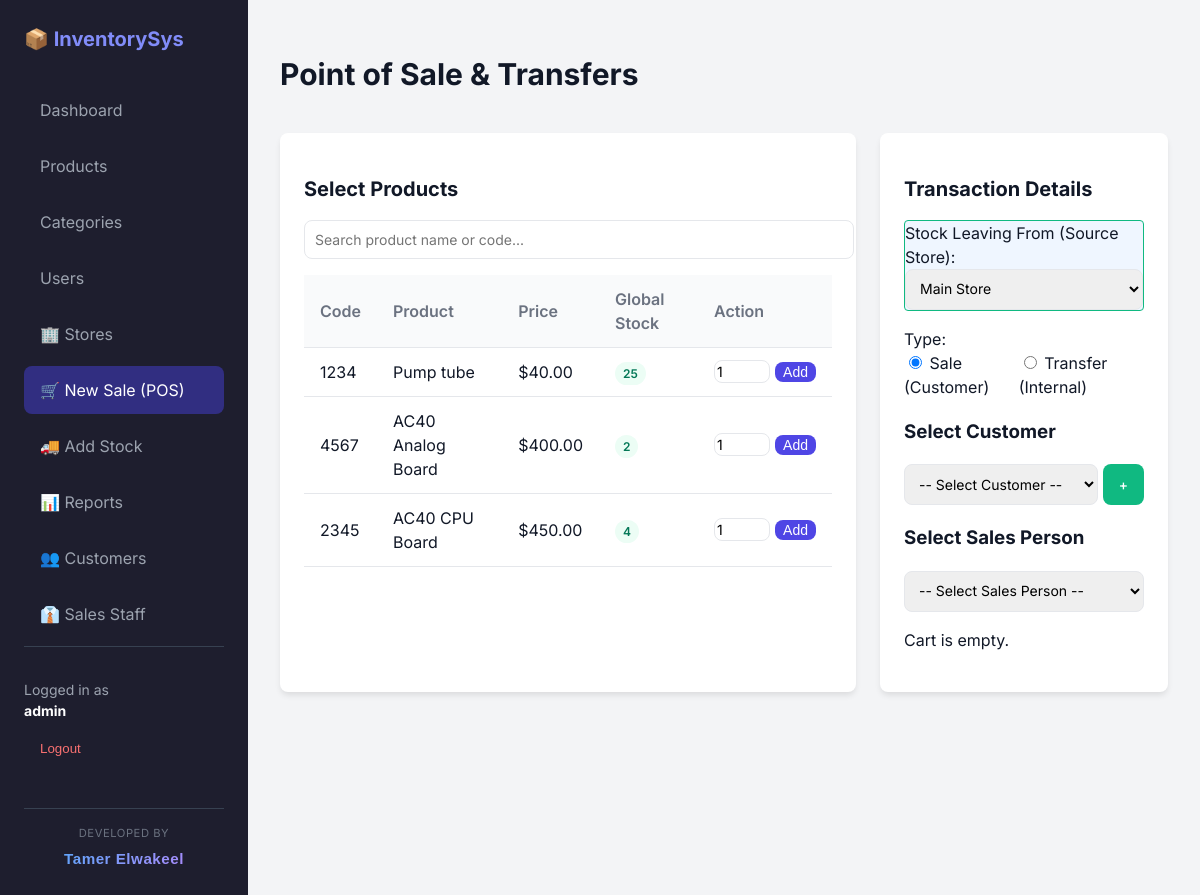
Page /pos/ (signed in) on the committed database.
### inventory/models.py (models this page shows, shortened)
class Product(models.Model):
    name = models.CharField(max_length=200, db_index=True)
    code = models.CharField(max_length=50, unique=True, db_index=True, help_text="Unique Product Code / Barcode")
    category = models.ForeignKey(Category, on_delete=models.SET_NULL, null=True, related_name='products')
    purchase_price = models.DecimalField(max_digits=10, decimal_places=2)
    selling_price = models.DecimalField(max_digits=10, decimal_places=2)
    quantity = models.IntegerField(default=0, help_text="Global total quantity")
    min_stock_alert = models.IntegerField(default=10, help_text="Alert when stock falls below this level")
    description = models.TextField(blank=True)
    image = models.ImageField(upload_to='products/', blank=True, null=True)
    supplier_name = models.CharField(max_length=100, blank=True, null=True, help_text="Optional Supplier Name")
    created_at = models.DateTimeField(auto_now_add=True)
    updated_at = models.DateTimeField(auto_now=True)
    @property
    def total_stock(self):
        return self.stocks.aggregate(total=models.Sum('quantity'))['total'] or 0

### inventory/views.py (the view, shortened to what this page needs)
# urls.py: path('pos/', views.pos_view, name='pos'),
@login_required
def pos_view(request):
    cart = request.session.get('cart', {})
    products = Product.objects.all()
    customers = Customer.objects.all()
    sales_people = SalesPerson.objects.filter(is_active=True)
    stores = Store.objects.all()
    cart_total = sum(item['quantity'] * item['price'] for item in cart.values())
    return render(request, 'inventory/pos.html', {
        'products': products,
        'cart': cart,
        'cart_total': cart_total,
        'customers': customers,
        'sales_people': sales_people,
        'stores': stores
    })

### templates/inventory/pos.html (shortened to what this page needs)
{% extends 'base.html' %}
{% block content %}
<div class="flex justify-between items-center mb-4">
    <h1 style="font-size: 1.875rem; font-weight: 700;">Point of Sale & Transfers</h1>
</div>
<div style="display: grid; grid-template-columns: 2fr 1fr; gap: 1.5rem;">
    <div class="card">
        <h2 class="mb-4" style="font-size: 1.25rem;">Select Products</h2>
        <input type="text" id="pos-search" class="form-input mb-4" placeholder="Search product name or code..."
            oninput="filterProducts()">
        <div style="max-height: 600px; overflow-y: auto;">
            <table class="w-full">
                <thead>
                    <tr>
                        <th>Code</th>
                        <th>Product</th>
                        <th>Price</th>
                        <th>Global Stock</th>
                        <th>Action</th>
                    </tr>
                </thead>
                <tbody id="pos-product-list">
                    {% for p in products %}
                    <tr class="product-row" data-text="{{ p.name|lower }} {{ p.code|lower }}">
                        <td>{{ p.code }}</td>
                        <td>{{ p.name }}</td>
                        <td>${{ p.selling_price }}</td>
                        <td>
                            <span class="badge {% if p.quantity <= 0 %}badge-red{% else %}badge-green{% endif %}">
                                {{ p.total_stock }}
                            </span>
                        </td>
                        <td>
                            <form method="POST" style="display: flex; align-items: center; gap: 5px;">
                                <input type="number" name="quantity" value="1" min="1"
                                    style="width: 50px; padding: 2px;" class="form-input">
                                <button type="submit" class="btn btn-primary" style="padding: 2px 8px;">Add</button>
                            </form>
                        </td>
                    </tr>
                    {% endfor %}
                </tbody>
            </table>
        </div>
    </div>
    <div class="card" style="height: fit-content; position: sticky; top: 1rem;">
        <h2 class="mb-4" style="font-size: 1.25rem;">Transaction Details</h2>
        <form method="POST" id="checkout-form">
            <div class="mb-4 p-2" style="background: #eff6ff; border-radius: 4px; border: 1px solid #10b981;">
                <label class="block text-sm font-bold mb-1">Stock Leaving From (Source Store):</label>
                <select name="source_store_id" class="form-select" required>
                    {% for s in stores %}
                    <option value="{{ s.id }}">{{ s.name }}</option>
                    {% endfor %}
                </select>
            </div>
            <div class="mb-4">
                <label class="block text-sm font-bold mb-2">Type:</label>
                <div class="flex gap-4">
                    <label>
                        <input type="radio" name="sale_type" value="sale" checked onclick="toggleType('sale')"> Sale
                        (Customer)
                    </label>
                    <label>
                        <input type="radio" name="sale_type" value="transfer" onclick="toggleType('transfer')"> Transfer
                        (Internal)
                    </label>
                </div>
            </div>
            <div id="sale-fields">
                <h3 class="mb-2 font-bold">Select Customer</h3>
                <div class="flex" style="gap: 5px; margin-bottom: 1rem;">
                    <select name="customer_id" class="form-select">
                        <option value="">-- Select Customer --</option>
                    </select>
                    <a href="{% url 'customer_create' %}?next={% url 'pos' %}" class="btn"
                        style="background-color: #10B981; color: white;">+</a>
                </div>
                <h3 class="mb-2 font-bold">Select Sales Person</h3>
                <div class="mb-4">
                    <select name="sales_person_id" class="form-select">
                        <option value="">-- Select Sales Person --</option>
                    </select>
                </div>
            </div>
        </form>
        {% if cart %}
        <div class="mb-4">
            <table class="w-full">
                <thead>
                    <tr>
                        <th>Item</th>
                        <th>Qty</th>
                        <th>Price</th>
                        <th></th>
                    </tr>
                </thead>
                <tbody>
                    {% for item_id, item in cart.items %}
                    <tr>
                        <td>{{ item.name }}</td>
                        <td>{{ item.quantity }}</td>
                        <td>${{ item.price }}</td>
                        <td>
                            <form method="POST">
                                {% csrf_token %}
                                <input type="hidden" name="action" value="remove">
                                <input type="hidden" name="product_id" value="{{ item_id }}">
                                <button type="submit" style="color: red;">&times;</button>
                            </form>
                        </td>
                    </tr>
                    {% endfor %}
                </tbody>
            </table>
        </div>
        <div style="border-top: 2px solid #E5E7EB; padding-top: 1rem; margin-top: 1rem;">
            <div class="flex justify-between" style="font-size: 1.25rem; font-weight: bold;">
                <span>Total:</span>
                <span id="cart-total-display">${{ cart_total|floatformat:2 }}</span>
            </div>
            <p id="transfer-note" class="text-xs text-red-500 hidden mt-1">Internal Transfer Cost: $0.00</p>
        </div>
        <div class="flex mt-4" style="gap: 1rem;">
            <form method="POST" style="flex: 1;">
                {% csrf_token %}
                <input type="hidden" name="action" value="clear">
                <button type="submit" class="btn w-full" style="background-color: #EF4444; color: white;">Clear</button>
            </form>
            <button type="submit" form="checkout-form" class="btn btn-primary w-full">Complete</button>
        </div>
        {% else %}
        <p class="text-muted text-center py-8">Cart is empty.</p>
        {% endif %}
    </div>
</div>
{% endblock %}

### templates/base.html (shortened to what this page needs)
{% load static %}
<!DOCTYPE html>
<html lang="en">
<head>
    <link rel="stylesheet" href="{% static 'css/style.css' %}">
</head>
<body>
    <div class="layout">
        <aside class="sidebar">
            <div class="sidebar-title">📦 InventorySys</div>
            <nav>
                <a href="{% url 'dashboard' %}"
                    class="nav-link {% if request.resolver_match.url_name == 'dashboard' %}active{% endif %}">
                    Dashboard
                </a>
                <a href="{% url 'product_list' %}"
                    class="nav-link {% if 'product' in request.resolver_match.url_name %}active{% endif %}">
                    Products
                </a>
                <a href="{% url 'category_list' %}"
                    class="nav-link {% if 'category' in request.resolver_match.url_name %}active{% endif %}">
                    Categories
                </a>
                {% if request.user.is_superuser %}
                <a href="{% url 'user_list' %}"
                    class="nav-link {% if 'user' in request.resolver_match.url_name %}active{% endif %}">Users</a>
                <a href="{% url 'store_list' %}"
                    class="nav-link {% if 'store' in request.resolver_match.url_name %}active{% endif %}">🏢 Stores</a>
                {% endif %}
                <a href="{% url 'pos' %}"
                    class="nav-link {% if 'pos' in request.resolver_match.url_name %}active{% endif %}">
                    🛒 New Sale (POS)
                </a>
                <a href="{% url 'purchase' %}"
                    class="nav-link {% if 'purchase' in request.resolver_match.url_name %}active{% endif %}">
                    🚚 Add Stock
                </a>
                <a href="{% url 'reports' %}"
                    class="nav-link {% if 'reports' in request.resolver_match.url_name %}active{% endif %}">
                    📊 Reports
                </a>
                <a href="{% url 'customer_list' %}"
                    class="nav-link {% if 'customer' in request.resolver_match.url_name %}active{% endif %}">
                    👥 Customers
                </a>
                <a href="{% url 'salesperson_list' %}"
                    class="nav-link {% if 'salesperson' in request.resolver_match.url_name %}active{% endif %}">
                    👔 Sales Staff
                </a>
            </nav>
            <div style="margin-top: auto; padding-top: 2rem; border-top: 1px solid #374151;">
                <div style="font-size: 0.875rem; color: #9CA3AF;">
                    Logged in as <br>
                    <strong style="color: white;">{{ request.user.username }}</strong>
                </div>
                <form action="{% url 'logout' %}" method="post" style="margin-top: 0.5rem;">
                    <button type="submit" class="nav-link"
                        style="background: none; border: none; padding: 0.75rem 1rem; color: #F87171; width: 100%; text-align: left; cursor: pointer;">
                        Logout
                    </button>
                </form>
            </div>
            <div style="margin-top: 2rem; padding-top: 1rem; border-top: 1px solid #374151; text-align: center;">
                <span
                    style="display: block; font-size: 0.7rem; color: #6B7280; text-transform: uppercase; letter-spacing: 0.05em; margin-bottom: 0.25rem;">Developed
                    By</span>
                <span
                    style="background: linear-gradient(135deg, #60A5FA 0%, #A78BFA 100%); -webkit-background-clip: text; -webkit-text-fill-color: transparent; font-weight: 800; font-size: 0.95rem; font-family: sans-serif; letter-spacing: 0.5px;">Tamer
                    Elwakeel</span>
            </div>
        </aside>
        <main class="main-content">
            {% block content %}{% endblock %}
        </main>
    </div>
</body>
</html>

### static/css/style.css (style rules this page uses)
:root { --primary-color: #4F46E5; --primary-hover: #4338CA; --secondary-color: #64748B; --success-color: #10B981; --danger-color: #EF4444; --warning-color: #F59E0B; --bg-body: #F3F4F6; --bg-card: #FFFFFF; --text-main: #111827; --text-muted: #6B7280; --border-color: #E5E7EB; --shadow-sm: 0 1px 2px 0 rgba(0, 0, 0, 0.05); --shadow-md: 0 4px 6px -1px rgba(0, 0, 0, 0.1); --shadow-lg: 0 10px 15px -3px rgba(0, 0, 0, 0.1); --radius: 0.5rem; }
body { font-family: 'Inter', sans-serif; color: var(--text-main); background-color: var(--bg-body); margin: 0; line-height: 1.5; }
.layout { display: flex; min-height: 100vh; }
.sidebar { width: 200px; background-color: #1E1E2E; color: white; padding: 1.5rem; display: flex; flex-direction: column; }
.sidebar-title { font-size: 1.25rem; font-weight: 700; margin-bottom: 2rem; color: #818CF8; }
.nav-link { display: block; padding: 0.75rem 1rem; color: #9CA3AF; text-decoration: none; border-radius: var(--radius); margin-bottom: 0.5rem; transition: all 0.2s; }
.nav-link:hover, .nav-link.active { background-color: #312E81; color: white; }
.main-content { flex: 1; padding: 2rem; overflow-y: auto; }
.card { background-color: var(--bg-card); border-radius: var(--radius); padding: 1.5rem; box-shadow: var(--shadow-md); margin-bottom: 1.5rem; }
.btn { display: inline-flex; align-items: center; padding: 0.5rem 1rem; border-radius: var(--radius); font-weight: 500; text-decoration: none; cursor: pointer; border: none; transition: background-color 0.2s; font-size: 0.875rem; }
.btn-primary { background-color: var(--primary-color); color: white; }
table { width: 100%; border-collapse: collapse; text-align: left; }
th { padding: 0.75rem 1rem; font-weight: 600; color: var(--text-muted); border-bottom: 1px solid var(--border-color); background-color: #F9FAFB; }
td { padding: 0.75rem 1rem; border-bottom: 1px solid var(--border-color); vertical-align: middle; }
.form-input, .form-select, .form-textarea, .form-file { width: 100%; padding: 0.625rem; border: 1px solid var(--border-color); border-radius: var(--radius); font-family: inherit; font-size: 0.875rem; }
.flex { display: flex; }
.justify-between { justify-content: space-between; }
.items-center { align-items: center; }
.mb-4 { margin-bottom: 1rem; }
.badge { padding: 0.25rem 0.5rem; border-radius: 9999px; font-size: 0.75rem; font-weight: 600; }
.badge-green { background-color: #ECFDF5; color: #047857; }

### rows in the picture
Product: code "1234", name "Pump tube", selling_price "40.00", total_stock "25"
Product: code "4567", name "AC40 Analog Board", selling_price "400.00", total_stock "2"
Product: code "2345", name "AC40 CPU Board", selling_price "450.00", total_stock "4"

### other values in the picture
{{ request.user.username }} "admin"
form field source_store_id "Main Store"
